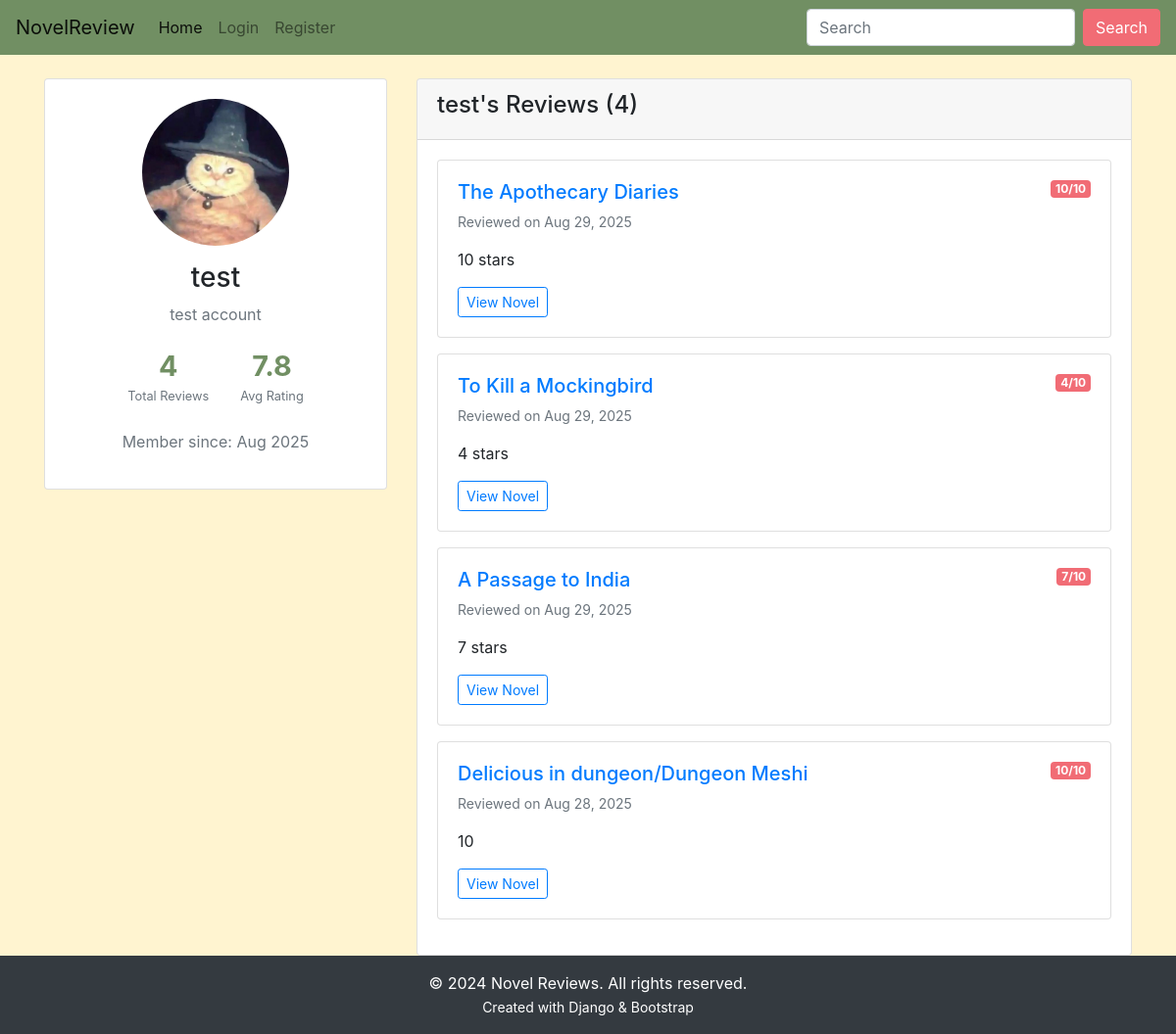
The page /user/test/ on the database its author committed.
### main/models.py (models this page shows, shortened)
class Profile(models.Model):
    user = models.OneToOneField(User, on_delete=models.CASCADE)
    bio = models.TextField(max_length=500, blank=True, null=True)
    birth_date = models.DateField(null=True, blank=True)
    profile_picture = models.ImageField(upload_to='profile_pics/', blank=True, null=True)

class Review(models.Model):
    user = models.ForeignKey(User, on_delete=models.CASCADE)
    novel = models.ForeignKey('Novel', on_delete=models.CASCADE)
    comment = models.TextField()
    rating = models.IntegerField(choices=[(i, i) for i in range(1, 11)])
    created_at = models.DateTimeField(auto_now_add=True)

class Novel(models.Model):
    name = models.CharField(max_length=300)
    author = models.CharField(max_length=300)
    description = models.TextField(max_length=5000)
    release_date = models.DateField()
    averageRating = models.FloatField(default=0)
    image = models.URLField(default=None, null=True, max_length=500)
    genres = models.ManyToManyField('Genre', blank=True)

### main/views.py (the view)
# urls.py: path('user/<str:username>/', views.user_profile, name='user_profile'),
def user_profile(request, username):
    profile_user = get_object_or_404(User, username=username)
    user_reviews = Review.objects.filter(user=profile_user).select_related('novel')
    total_reviews = user_reviews.count()
    average_rating = user_reviews.aggregate(Avg('rating'))['rating__avg'] or 0
    recent_reviews = user_reviews.order_by('-created_at')[:5]
    context = {
        'profile_user': profile_user,
        'reviews': recent_reviews,
        'total_reviews': total_reviews,
        'average_rating': round(average_rating, 1),
        'is_own_profile': request.user == profile_user,
    }
    return render(request, 'main/user_profile.html', context)

### main/templates/main/user_profile.html (shortened to what this page needs)
{% extends 'main/base.html' %}
{% load static %}
{% block content %}
<div class="container mt-4">
    <div class="row">
        <div class="col-md-4">
            <div class="card">
                <div class="card-body text-center">
                    {% if profile_user.profile.profile_picture %}
                    <img src="{{ profile_user.profile.profile_picture.url }}"
                         alt="{{ profile_user.username }}"
                         class="img-fluid rounded-circle mb-3"
                         style="width: 150px; height: 150px; object-fit: cover;">
                    {% else %}
                    <div class="bg-secondary rounded-circle d-inline-flex align-items-center justify-content-center mb-3"
                         style="width: 150px; height: 150px;">
                        <span class="text-white display-4">{{ profile_user.username|first|upper }}</span>
                    </div>
                    {% endif %}
                    <h3>{{ profile_user.username }}</h3>
                    {% if profile_user.profile.bio %}
                    <p class="text-muted">{{ profile_user.profile.bio }}</p>
                    {% endif %}
                    <div class="user-stats">
                        <div class="stat-item">
                            <h4>{{ total_reviews }}</h4>
                            <small>Total Reviews</small>
                        </div>
                        <div class="stat-item">
                            <h4>{{ average_rating }}</h4>
                            <small>Avg Rating</small>
                        </div>
                    </div>
                    <p class="text-muted">Member since: {{ profile_user.date_joined|date:"M Y" }}</p>
                </div>
            </div>
        </div>
        <div class="col-md-8">
            <div class="card">
                <div class="card-header">
                    <h4>
                        {% if is_own_profile %}
                        My Reviews
                        {% else %}
                        {{ profile_user.username }}'s Reviews
                        {% endif %}
                        ({{ total_reviews }})
                    </h4>
                </div>
                <div class="card-body">
                    {% if reviews %}
                        {% for review in reviews %}
                        <div class="card mb-3">
                            <div class="card-body">
                                <div class="d-flex justify-content-between align-items-start">
                                    <h5>
                                        <a href="{% url 'main:detail' review.novel.id %}">{{ review.novel.name }}</a>
                                    </h5>
                                    <span class="badge bg-primary">{{ review.rating }}/10</span>
                                </div>
                                <p class="text-muted small">Reviewed on {{ review.created_at|date:"M d, Y" }}</p>
                                <p>{{ review.comment|truncatewords:50 }}</p>
                                <a href="{% url 'main:detail' review.novel.id %}" class="btn btn-sm btn-outline-primary">
                                    View Novel
                                </a>
                            </div>
                        </div>
                        {% endfor %}
                    {% endif %}
                </div>
            </div>
        </div>
    </div>
</div>
{% endblock %}

### main/static/css/main.css (style rules this page uses)
html, body { height: 100%; margin: 0; }
body { background-color: #fff4d0; display: flex; flex-direction: column; min-height: 100vh; }
.stat-item h4 { margin: 0; color: #718f63; font-weight: bold; font-size: 1.8rem; }
.bg-primary { background-color: #f16c75 !important; color: #ffffff; }
.user-stats { display: flex; justify-content: center; gap: 2rem; margin: 1.5rem 0; }
.stat-item { text-align: center; }
.stat-item small { color: #6c757d; font-size: 0.8rem; }

### rows shown on the page
Review: novel.name "The Apothecary Diaries", rating "10", created_at "Aug 29, 2025", comment "10 stars"
Review: novel.name "To Kill a Mockingbird", rating "4", created_at "Aug 29, 2025", comment "4 stars"
Review: novel.name "A Passage to India", rating "7", created_at "Aug 29, 2025", comment "7 stars"
Review: novel.name "Delicious in dungeon/Dungeon Meshi", rating "10", created_at "Aug 28, 2025", comment "10"

### other values the page prints
{{ profile_user.username }} "test"
{{ profile_user.profile.bio }} "test account"
{{ total_reviews }} "4"
{{ average_rating }} "7.8"
{{ profile_user.date_joined|date:"M Y" }} "Aug 2025"
